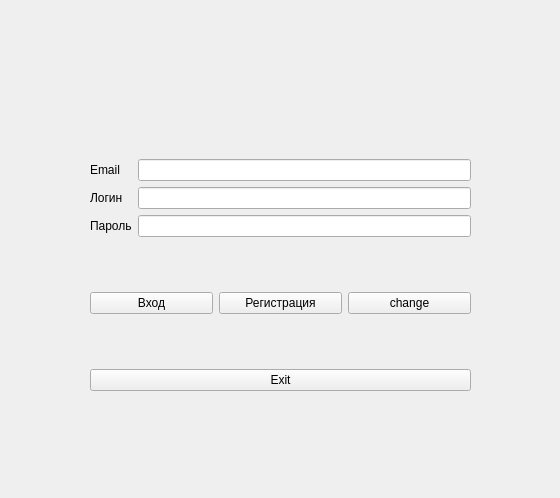
<?xml version="1.0" encoding="UTF-8"?>
<ui version="4.0">
 <class>AuthForm</class>
 <widget class="QWidget" name="AuthForm">
  <property name="geometry">
   <rect>
    <x>0</x>
    <y>0</y>
    <width>560</width>
    <height>498</height>
   </rect>
  </property>
  <property name="windowTitle">
   <string>Form</string>
  </property>
  <widget class="QWidget" name="verticalLayoutWidget">
   <property name="geometry">
    <rect>
     <x>90</x>
     <y>110</y>
     <width>381</width>
     <height>281</height>
    </rect>
   </property>
   <layout class="QVBoxLayout" name="verticalLayout_3">
    <item>
     <spacer name="verticalSpacer_2">
      <property name="orientation">
       <enum>Qt::Vertical</enum>
      </property>
      <property name="sizeHint" stdset="0">
       <size>
        <width>20</width>
        <height>40</height>
       </size>
      </property>
     </spacer>
    </item>
    <item>
     <layout class="QHBoxLayout" name="horizontalLayout_2">
      <item>
       <layout class="QVBoxLayout" name="verticalLayout_2">
        <item>
         <widget class="QLabel" name="label_mail">
          <property name="text">
           <string>Email</string>
          </property>
         </widget>
        </item>
        <item>
         <widget class="QLabel" name="label_log">
          <property name="text">
           <string>Логин</string>
          </property>
         </widget>
        </item>
        <item>
         <widget class="QLabel" name="label_pass">
          <property name="text">
           <string>Пароль</string>
          </property>
         </widget>
        </item>
       </layout>
      </item>
      <item>
       <layout class="QVBoxLayout" name="verticalLayout">
        <item>
         <widget class="QLineEdit" name="lineEdit_mail"/>
        </item>
        <item>
         <widget class="QLineEdit" name="lineEdit_log"/>
        </item>
        <item>
         <widget class="QLineEdit" name="lineEdit_pass">
          <property name="text">
           <string/>
          </property>
         </widget>
        </item>
       </layout>
      </item>
     </layout>
    </item>
    <item>
     <spacer name="verticalSpacer">
      <property name="orientation">
       <enum>Qt::Vertical</enum>
      </property>
      <property name="sizeHint" stdset="0">
       <size>
        <width>20</width>
        <height>40</height>
       </size>
      </property>
     </spacer>
    </item>
    <item>
     <layout class="QHBoxLayout" name="horizontalLayout">
      <item>
       <widget class="QPushButton" name="pushButton_auth">
        <property name="text">
         <string>Вход</string>
        </property>
       </widget>
      </item>
      <item>
       <widget class="QPushButton" name="pushButton_reg">
        <property name="text">
         <string>Регистрация</string>
        </property>
       </widget>
      </item>
      <item>
       <widget class="QPushButton" name="pushButton_change">
        <property name="text">
         <string>change</string>
        </property>
       </widget>
      </item>
     </layout>
    </item>
    <item>
     <spacer name="verticalSpacer_3">
      <property name="orientation">
       <enum>Qt::Vertical</enum>
      </property>
      <property name="sizeHint" stdset="0">
       <size>
        <width>20</width>
        <height>40</height>
       </size>
      </property>
     </spacer>
    </item>
    <item>
     <widget class="QPushButton" name="pushButton_exit">
      <property name="sizePolicy">
       <sizepolicy hsizetype="Minimum" vsizetype="Fixed">
        <horstretch>0</horstretch>
        <verstretch>0</verstretch>
       </sizepolicy>
      </property>
      <property name="text">
       <string>Exit</string>
      </property>
     </widget>
    </item>
   </layout>
  </widget>
 </widget>
 <resources/>
 <connections/>
</ui>
